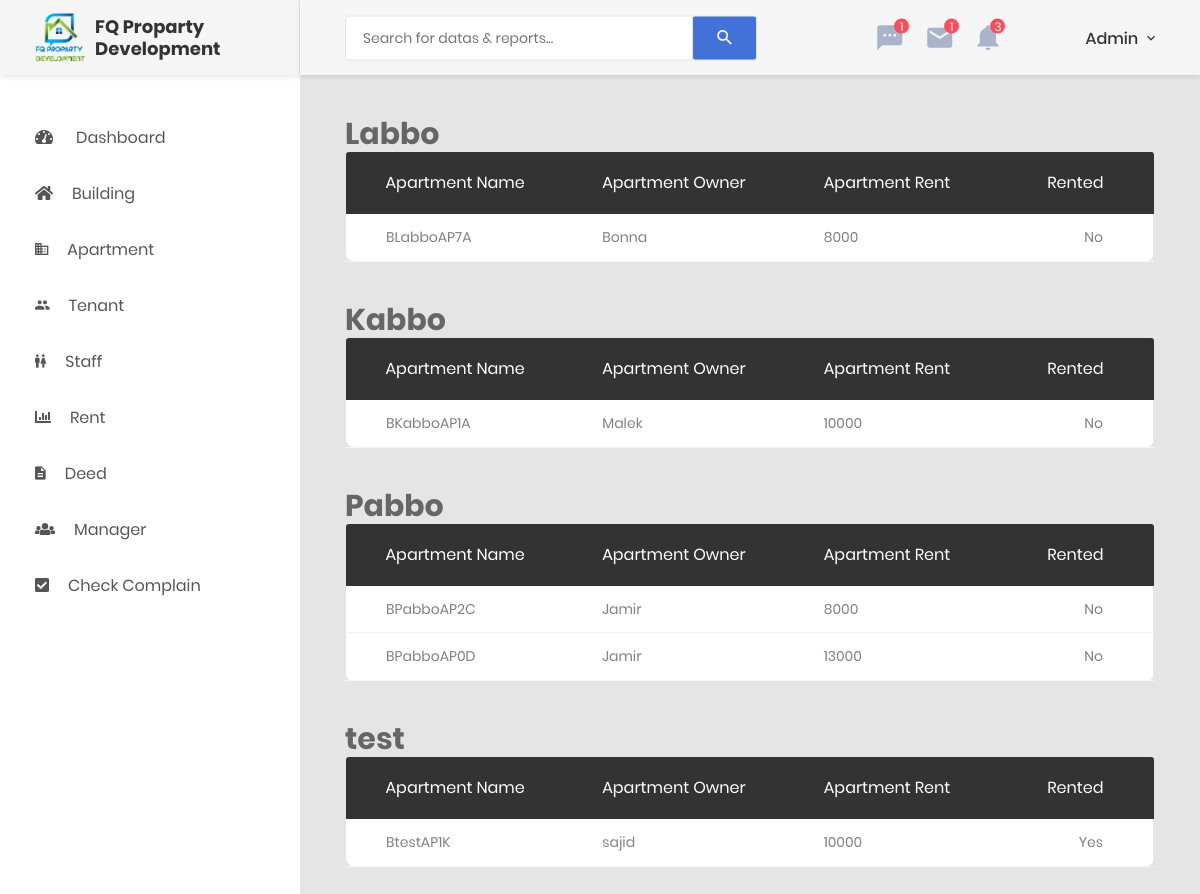
The app's page /apt-blank-list.php (signed in) with its own data.
### tables this page shows
CREATE TABLE `building` (
  `buildingID` int(11) NOT NULL,
  `buildingName` varchar(255) NOT NULL,
  `buildingLoc` varchar(255) NOT NULL,
  `buildingStor` int(11) NOT NULL
);

CREATE TABLE `apartment` (
  `apartmentID` int(11) NOT NULL,
  `apartmentName` varchar(255) NOT NULL,
  `building` varchar(255) NOT NULL,
  `aptOwner` varchar(255) NOT NULL,
  `aptFair` int(11) NOT NULL,
  `tenantName` varchar(255) DEFAULT NULL
);

### includes/db-config.php (called while the page is built, shortened)
<?php
$tenant = 'tenant';
$building = 'building';
$apartment = 'apartment';

### apt-blank-list.php (the view, shortened to what this page needs)
<?php
include ('includes/db-config.php');
include ('includes/header.php');
include ('includes/sidebar.php'); ?>
<div class="page-container">
    <?php
    include ('includes/header-desktop.php');
    ?>
    <?php
    $sqlforbld = "SELECT buildingName FROM $building";
    $resultforbld = mysqli_query($mysqli, $sqlforbld) or die(mysqli_error($mysqli));
    ?>
    <div class="main-content">
        <div class="section__content section__content--p30">
            <div class="container-fluid">
                <div class="row">
                    <?php
                    while ($dataforbld = $resultforbld->fetch_assoc()) {
                        $dtfbld = $dataforbld['buildingName'];
                        $sqlforb01 = "SELECT * FROM $apartment WHERE tenantName IS NULL AND building = '$dtfbld' ORDER BY apartmentName DESC";
                        $resultforb01 = mysqli_query($mysqli, $sqlforb01) or die(mysqli_error($mysqli));
                        ?>
                        <div class="col-lg-12">
                            <h2 class="building__header">
                                <a class="custom__a" href="single-bld.php?bld=<?= $dataforbld['buildingName'] ?>
                                "><?= $dataforbld['buildingName'] ?></a>
                            </h2>
                            <div class="table-responsive m-b-40">
                                <table class="table table-borderless table-data3">
                                    <thead>
                                        <tr>
                                            <th>Apartment Name</th>
                                            <th>Apartment Owner</th>
                                            <th>Apartment Rent</th>
                                            <th>Rented</th>
                                        </tr>
                                    </thead>
                                    <tbody>
                                        <?php while ($dataforb01 = $resultforb01->fetch_assoc()) {
                                            $ct = $dataforb01['apartmentName'];
                                            $checktenant = "SELECT * FROM $tenant WHERE apartmentName = '$ct'";
                                            $checktenantrun = mysqli_query($mysqli, $checktenant) or die(mysqli_error($mysqli));
                                            $numoforws = mysqli_num_rows($checktenantrun);
                                            ?>
                                            <tr>
                                                <td>
                                                    <?= $dataforb01['apartmentName'] ?>
                                                </td>
                                                <td>
                                                    <?= $dataforb01['aptOwner'] ?>
                                                </td>
                                                <td>
                                                    <?= $dataforb01['aptFair'] ?>
                                                </td>
                                                <td>
                                                    <?php if ($numoforws > 0) { ?>
                                                        Yes
                                                    <?php } else { ?>
                                                        No
                                                    <?php } ?>
                                                </td>
                                            </tr>
                                        <?php } ?>
                                    </tbody>
                                </table>
                            </div>
                        </div>
                    <?php } ?>
                </div>
            </div>
        </div>
    </div>
</div>
<?php
include ('includes/footer.php');
?>

### css/custom.css (style rules this page uses)
.custom__a { color: #666666; }
.building__header { display: flex; gap: 2vh; }

### records on screen
building: buildingName "Labbo"
apartment: apartmentName "BLabboAP7A", aptOwner "Bonna", aptFair "8000", shows "No"
building: buildingName "Kabbo"
apartment: apartmentName "BKabboAP1A", aptOwner "Malek", aptFair "10000", shows "No"
building: buildingName "Pabbo"
apartment: apartmentName "BPabboAP2C", aptOwner "Jamir", aptFair "8000", shows "No"
apartment: apartmentName "BPabboAP0D", aptOwner "Jamir", aptFair "13000", shows "No"
building: buildingName "test"
apartment: apartmentName "BtestAP1K", aptOwner "sajid", aptFair "10000", shows "Yes"

### other values on screen
$_SESSION['username'] "Admin"
